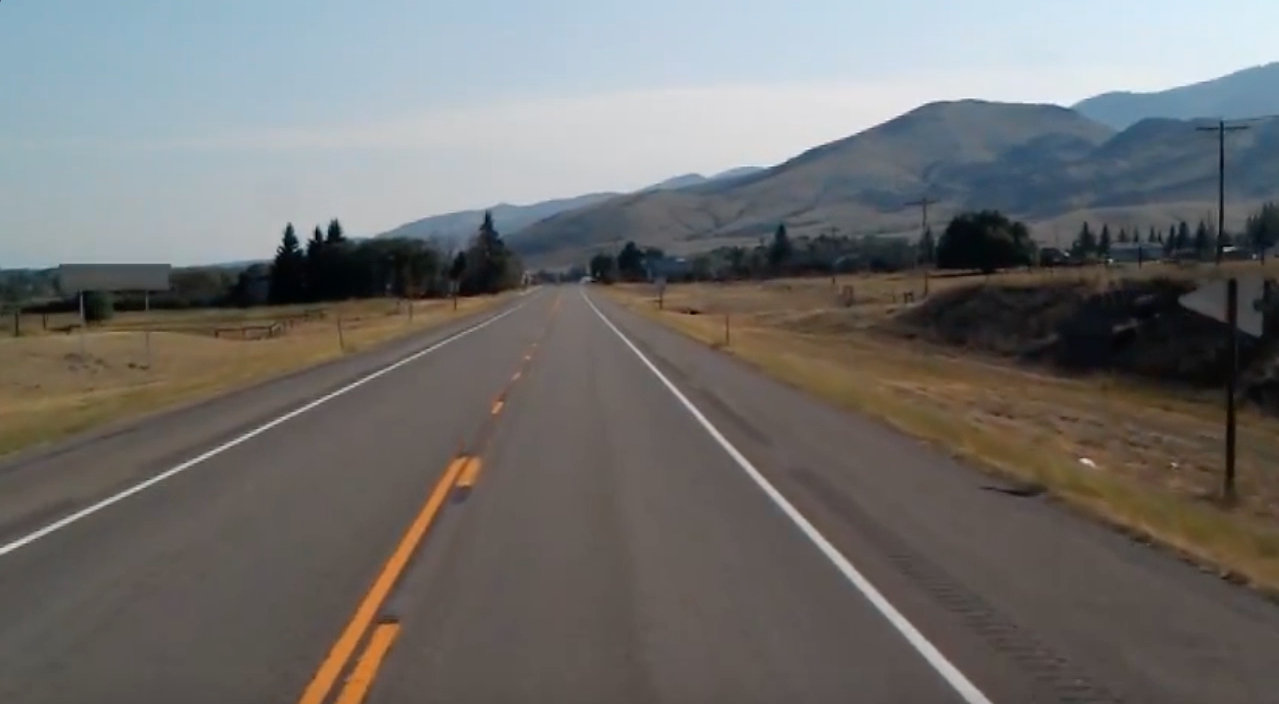
#> input picture test_image.jpg, 1279 x 704 px, found by its file name
$ python lanes.py
#> lines starting #> are read from the running program, lines starting #| are printed output that depends on the picture; after the words box and inside, x2 and y2 are one past the last pixel; in counts of white or black regions, pixels touching at a corner belong together; pictures that were not available may be replaced by others from this repository, and a replacement may not be noted
import cv2
import numpy as np
import matplotlib.pyplot as plt

#branch: devLaur

image = cv2.imread("C:\\Users\\amzar\\OneDrive\\Desktop\\Lanes Recognize\\test_image.jpg")
#> image is the input picture: shape (704, 1279, 3); mean B, G, R 109.7, 111.3, 112.3
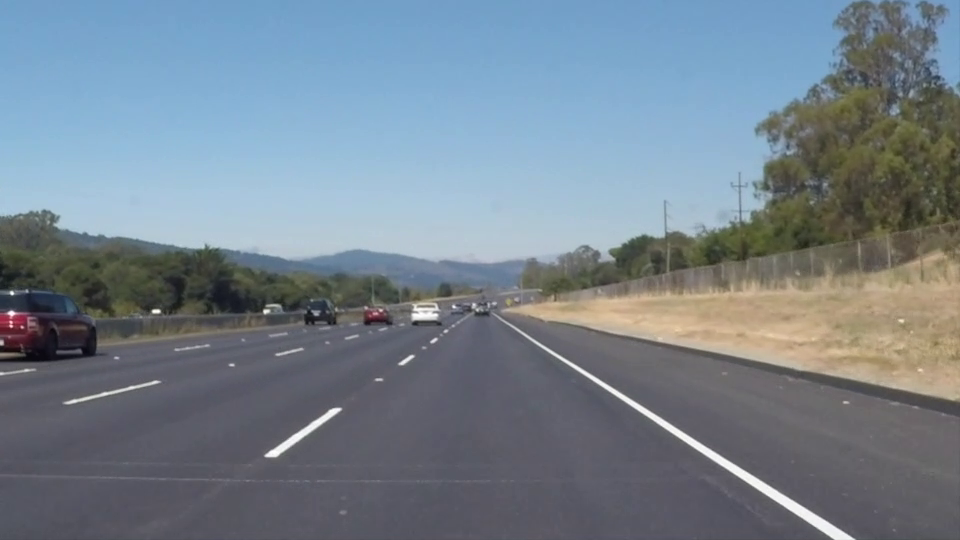
#> input picture frame 22 of test_video2.mp4, 960 x 540 px, given in place of test2.mp4, which was not available
#> further down, frame is the input picture: shape (540, 960, 3); mean B, G, R 141.9, 130.7, 117.7
lane_image = np.copy(image)

def make_coordinates(image, line_parameters):
    slope, intercept = line_parameters
    y1 = image.shape[0]
    y2 = int(y1*(3/5))
    x1 = int((y1-intercept)/slope)
    x2 = int((y2-intercept)/slope)
    return np.array([x1, y1, x2, y2])

def average_slope_intercept(image, lines):
    left_fit = []
    right_fit = []
    for line in lines:
        x1, y1, x2, y2 = line.reshape(4)
        parameters = np.polyfit((x1, x2), (y1, y2), 1)
        slope = parameters[0]
        intercept = parameters[1]
        if slope < 0:
            left_fit.append([slope, intercept])
        else:
            right_fit.append([slope, intercept])
    left_fit_average = np.average(left_fit, axis=0)
    right_fit_average = np.average(right_fit, axis=0)
    left_line = make_coordinates(image, left_fit_average)
    right_line = make_coordinates(image, right_fit_average)
    return np.array([left_line, right_line])

def canny(image):
    gray = cv2.cvtColor(image, cv2.COLOR_RGB2GRAY)
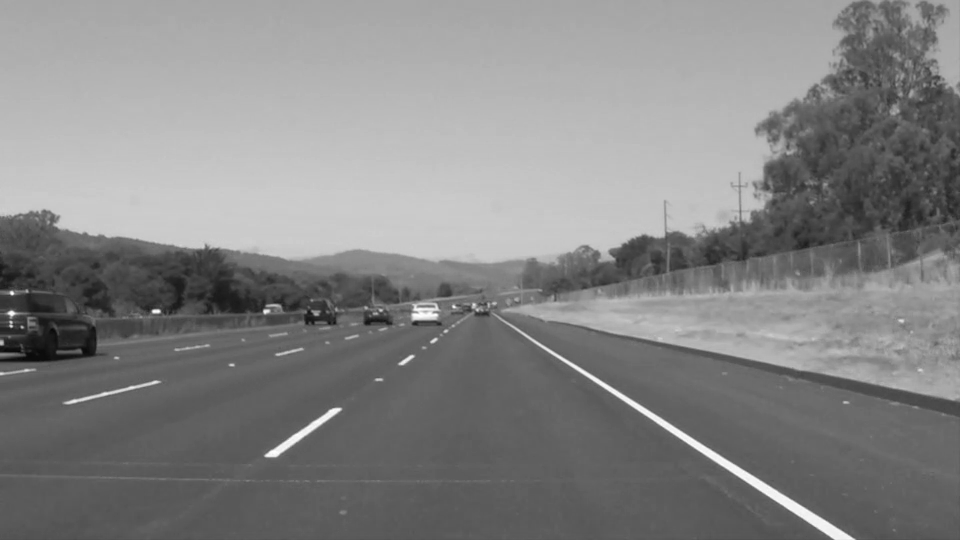
#> gray: shape (540, 960); min 6, max 255, mean 132.6
    blur = cv2.GaussianBlur(gray, (5, 5), 0)
    canny = cv2.Canny(blur, 50, 150)
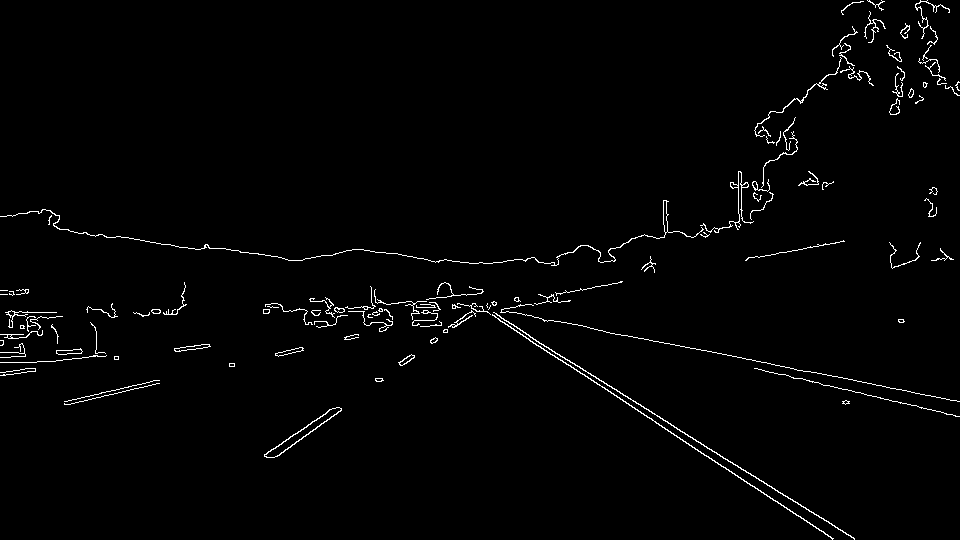
#> canny: shape (540, 960); 1.6% white in thin lines or dots
    return canny

def display_lines(image, lines):
    line_image = np.zeros_like(image)
    if lines is not None:
        for x1, y1, x2, y2 in lines:
            cv2.line(line_image, (x1, y1), (x2, y2), (255, 0, 0), 10)
    return line_image

def region_of_interest(interest_image):
    height = interest_image.shape[0]
#> height = 540
    #width = interest_image.shape[1]
    polygons = np.array([
        [(200, height), (1100, height), (550,250)]   #200, 1100, 550-250
    ])
#> polygons = [[200, 540], [1100, 540], [550, 250]]
    mask = np.zeros_like(interest_image)
    cv2.fillPoly(mask, polygons, 255)
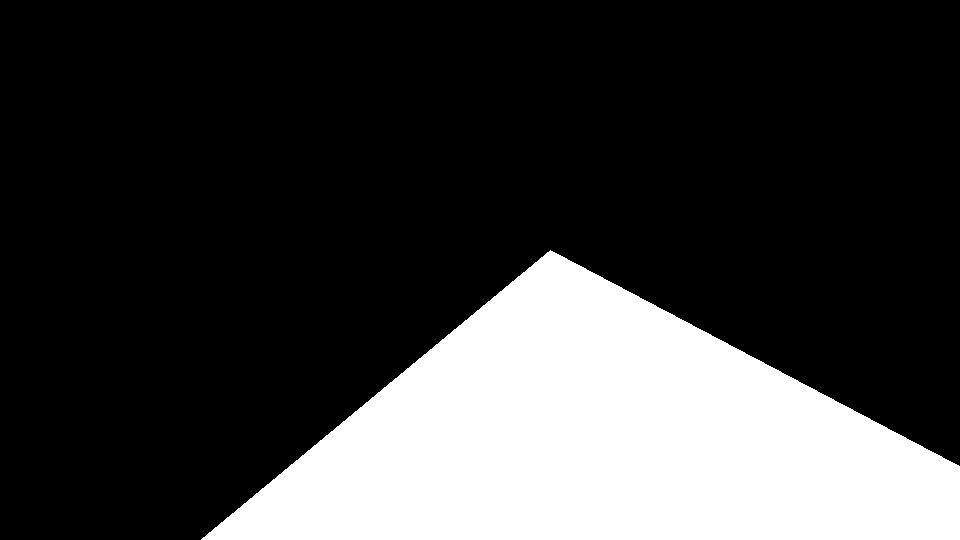
#> mask: shape (540, 960); 24.2% white; 1 white region, box (x1, y1, x2, y2) and area: (201, 250, 960, 540) 125255
    masked_image = cv2.bitwise_and(interest_image, mask)
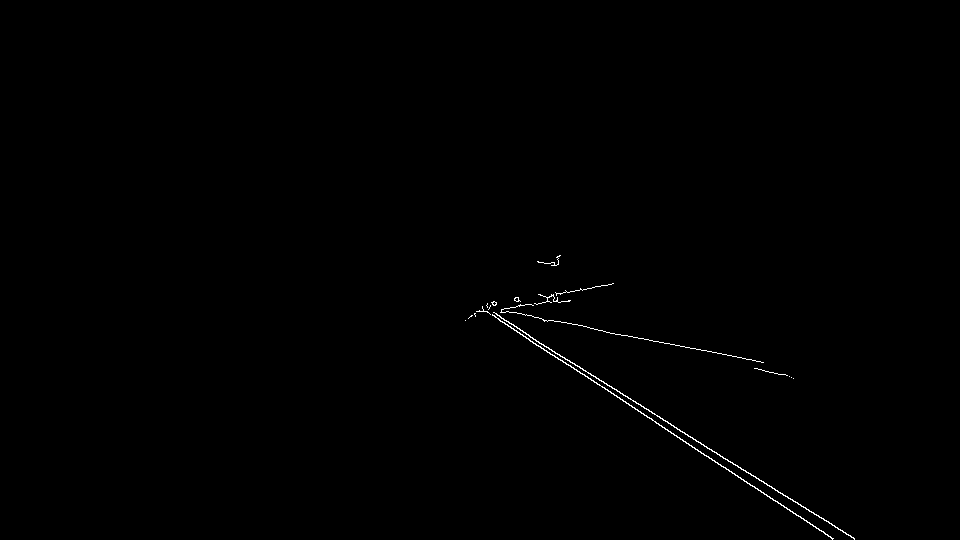
#> masked_image: shape (540, 960); 0.34% white in thin lines or dots, all inside (x1, y1, x2, y2) = (465, 255, 855, 540)
    return masked_image

# [8 lines of commented-out code are left out]

cap = cv2.VideoCapture("C:\\Users\\amzar\\OneDrive\\Desktop\\Lanes Recognize\\test2.mp4")
while(cap.isOpened()):
    _, frame = cap.read()
    result = canny(frame)
    cropped_image = region_of_interest(result)
    lines = cv2.HoughLinesP(cropped_image, 2, np.pi/180, 100, np.array([]), minLineLength=40, maxLineGap=5)
#> lines = [[523, 332, 824, 520], [632, 407, 833, 538], [482, 308, 670, 431], [587, 327, 763, 362], [501, 318, 854, 539]]
    averaged_lines = average_slope_intercept(frame, lines)
#> the loop in average_slope_intercept, `for line in lines:` made 5 passes
#> (x1, y1, x2, y2, slope, intercept) on passes 1 to 5: (523, 332, 824, 520, 0.625, 5.34), (632, 407, 833, 538, 0.652, -4.9), (482, 308, 670, 431, 0.654, -7.35), (587, 327, 763, 362, 0.199, 210.3), (501, 318, 854, 539, 0.626, 4.34)
#> after the loop in average_slope_intercept, `for line in lines:`: left_fit = []; right_fit = [[0.625, 5.34], [0.652, -4.9], [0.654, -7.35], [0.199, 210.3], [0.626, 4.34]]
#> in average_slope_intercept, `left_fit_average = np.average(left_fit, axis=0)`: left_fit_average = nan
#> in average_slope_intercept, `right_fit_average = np.average(right_fit, axis=0)`: right_fit_average = [0.551, 41.54]
#> (the run stopped early here; a loop or call above may not have finished)
